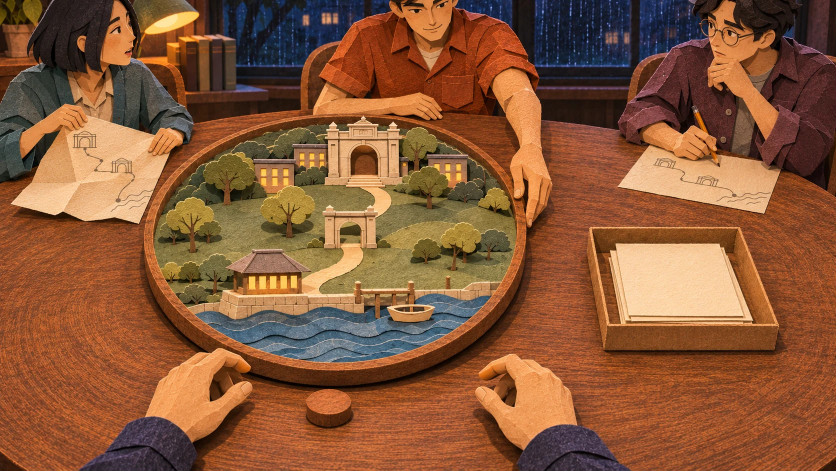
#> input picture anthology/episodes/standup/assets/reference-v1/02-turn-or-pass-decision.webp, 1672 x 941 px (shown at 1/2 size)
$ python test-layers.py
#> lines starting #> are read from the running program, lines starting #| are printed output that depends on the picture; after the words box and inside, x2 and y2 are one past the last pixel; in counts of white or black regions, pixels touching at a corner belong together
#!/usr/bin/env python3
"""Read-only validation: no pixel writing, source changes or image synthesis."""
from pathlib import Path
from hashlib import sha256
import json
from PIL import Image
import numpy as np

ROOT = Path(__file__).resolve().parent
SOURCE = ROOT.parent / 'reference-v1/02-turn-or-pass-decision.webp'
src = np.asarray(Image.open(SOURCE).convert('RGB'))
#> src is the input picture: shape (941, 1672, 3); mean R, G, B 137.2, 87.7, 55.5
H, W = src.shape[:2]
#> H = 941; W = 1672
assert (W, H) == (1672, 941)
report = {'source': str(SOURCE.relative_to(ROOT.parent.parent.parent.parent.parent)), 'source_sha256': sha256(SOURCE.read_bytes()).hexdigest(), 'canvas': [W, H], 'layers': {}}
for name in ('platter', 'tray'):
    path = ROOT / f'{name}-registered.png'
    im = Image.open(path)
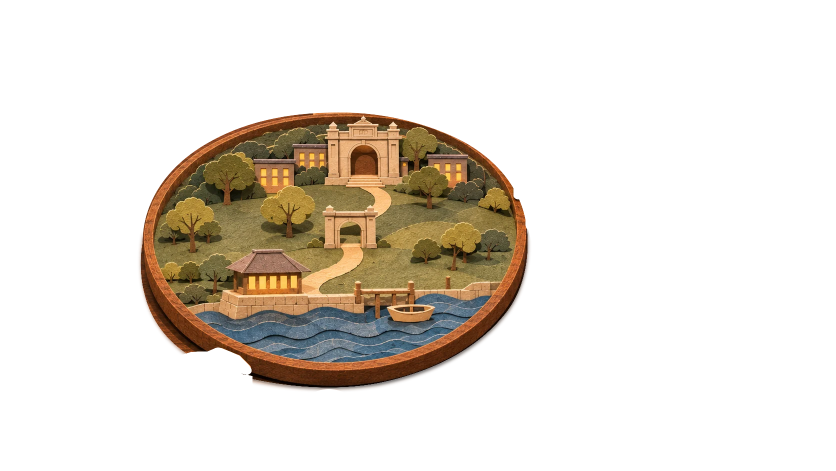
#> input picture anthology/episodes/standup/assets/source-layers-v1/platter-registered.png, 1672 x 941 px (shown at 1/2 size)
#> im is the input picture: PIL image 1672x941 RGBA; mean R, G, B, A 30, 23.2, 14.5, 55.4
    assert im.mode == 'RGBA', (name, im.mode)
    pix = np.asarray(im)
    assert pix.shape == (H, W, 4), (name, pix.shape)
    alpha = pix[:, :, 3]
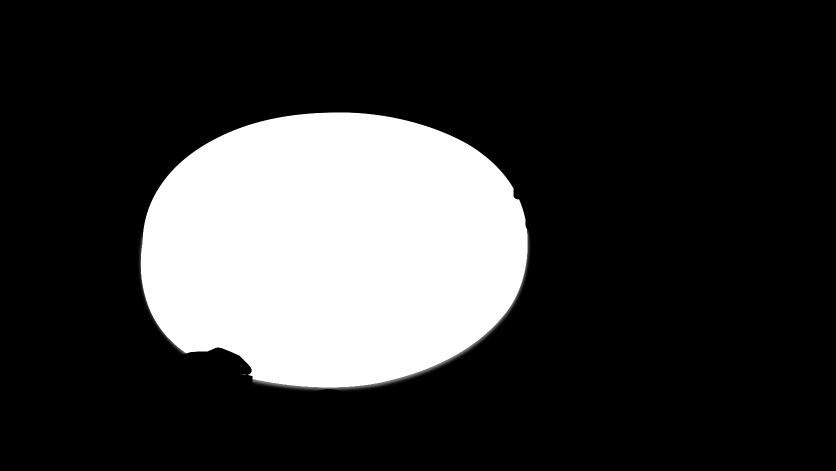
#> alpha: shape (941, 1672) (shown at 1/2 size); min 0, max 255, mean 55.4
    visible = alpha > 0
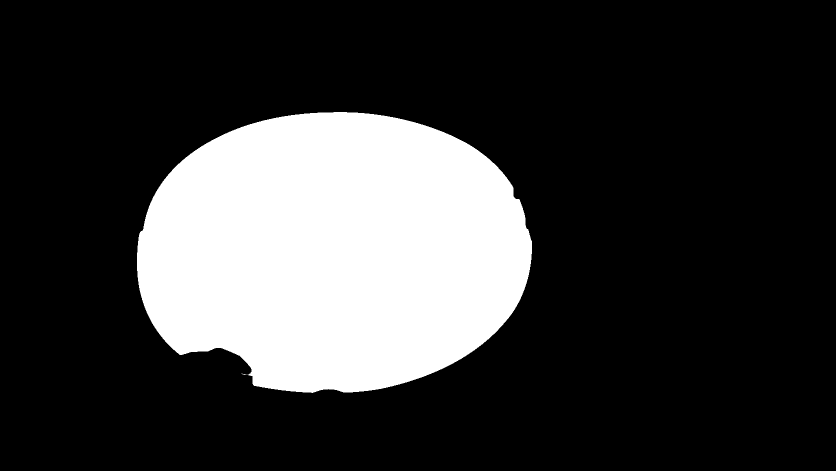
#> visible: shape (941, 1672) bool (shown at 1/2 size); 22.3% white; 2 white regions (1 under 20 px), largest, box (x1, y1, x2, y2) and area: (274, 224, 1064, 786) 350464
    diff = np.abs(pix[:, :, :3].astype(int) - src.astype(int))[visible]
    assert diff.max() == 0, (name, 'Source RGB changed', diff.max())
    assert np.count_nonzero(alpha == 0) > W * H // 2
    assert np.count_nonzero((alpha > 0) & (alpha < 255)) > 100
    assert np.count_nonzero(alpha == 255) > 10000
    ys, xs = np.where(visible)
    bbox = [int(xs.min()), int(ys.min()), int(xs.max()) + 1, int(ys.max()) + 1]
#> bbox = [274, 224, 1064, 786]
    x0, y0, x1, y1 = bbox
#> x0 = 274; y0 = 224; x1 = 1064; y1 = 786
#> (the run stopped early here; a loop or call above may not have finished)
